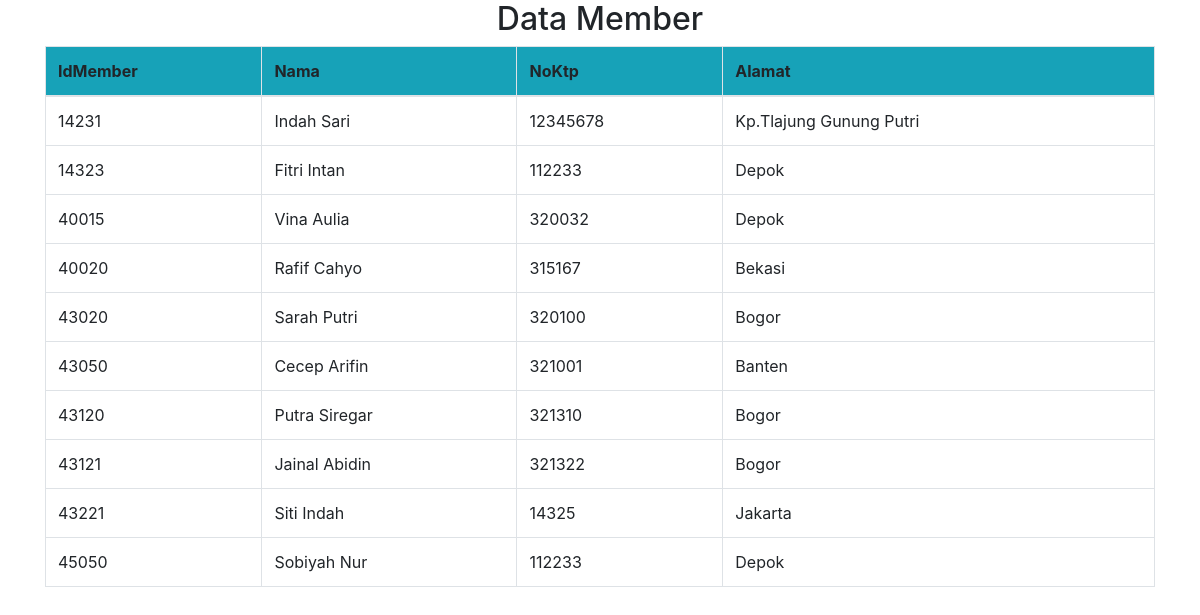
Page /member/data_member.php on the committed database.
### tables this page shows
CREATE TABLE `tb_member` (
  `IdMember` int(30) NOT NULL,
  `Nama` varchar(15) NOT NULL,
  `Alamat` varchar(35) NOT NULL,
  `NoKtp` int(15) NOT NULL
);

### member/data_member.php (the view, shortened to what this page needs)
<?php
include '../auth/koneksi.php';
$query = mysqli_query($mysqli,"SELECT * from tb_member");
?>
<!DOCTYPE html>
<html lang="en">
<head>
  <link rel="stylesheet" href="https://cdn.jsdelivr.net/npm/bootstrap@4.6.1/dist/css/bootstrap.min.css">
</head>
<body>
<div class="container">
 <center>
<h2> Data Member</h2>
  <table class="table table-bordered">
	<thead class="bg-info">
	<tr>
	<th>IdMember</th> <th>Nama</th> <th>NoKtp</th> <th>Alamat</th> <t
	</thead>
	<tbody>
	<?php
	while ($result = mysqli_fetch_array($query)){
	?>
	<tr>
		<td><?php echo $result['IdMember'];?></td>
		<td><?php echo $result['Nama'];?></td>
		<td><?php echo $result['NoKtp'];?></td>
		<td><?php echo $result['Alamat'];?></td>
	</tr>
	<?php }?>
	</tbody>
	</table>

### rows in the picture
tb_member: IdMember "14231", Nama "Indah Sari", NoKtp "12345678", Alamat "Kp.Tlajung Gunung Putri"
tb_member: IdMember "14323", Nama "Fitri Intan", NoKtp "112233", Alamat "Depok"
tb_member: IdMember "40015", Nama "Vina Aulia", NoKtp "320032", Alamat "Depok"
tb_member: IdMember "40020", Nama "Rafif Cahyo", NoKtp "315167", Alamat "Bekasi"
tb_member: IdMember "43020", Nama "Sarah Putri", NoKtp "320100", Alamat "Bogor"
tb_member: IdMember "43050", Nama "Cecep Arifin", NoKtp "321001", Alamat "Banten"
tb_member: IdMember "43120", Nama "Putra Siregar", NoKtp "321310", Alamat "Bogor"
tb_member: IdMember "43121", Nama "Jainal Abidin", NoKtp "321322", Alamat "Bogor"
tb_member: IdMember "43221", Nama "Siti Indah", NoKtp "14325", Alamat "Jakarta"
tb_member: IdMember "45050", Nama "Sobiyah Nur", NoKtp "112233", Alamat "Depok"
